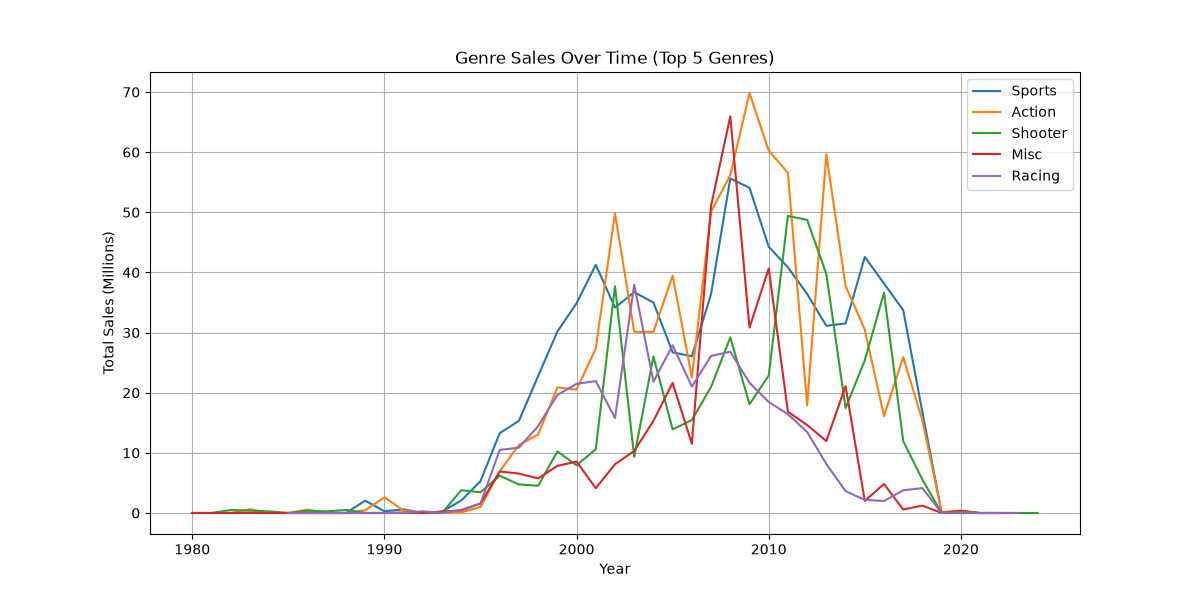

Reproduce this figure in Python.
import pandas as pd
import matplotlib.pyplot as plt

df = pd.read_csv('Video Games Sales (1980-2024) - Raw.csv')

df_time = df[df['release_date'].notna()].copy()

df_time['release_date'] = pd.to_datetime(df_time['release_date'], dayfirst=True, errors='coerce')
df_time['year'] = df_time['release_date'].dt.year

genre_year = df_time.groupby(['year', 'genre'], as_index=False)['total_sales'].sum()

top_genres = (
    df_time.groupby('genre')['total_sales']
    .sum()
    .nlargest(5)
    .index
)

filtered = genre_year[genre_year['genre'].isin(top_genres)]

plt.figure(figsize=(12,6))

for genre in top_genres:
    data = filtered[filtered['genre'] == genre].sort_values('year')
    plt.plot(data['year'], data['total_sales'], label=genre)

plt.title("Genre Sales Over Time (Top 5 Genres)")
plt.xlabel("Year")
plt.ylabel("Total Sales (Millions)")
plt.legend()
plt.grid(True)
plt.show()
